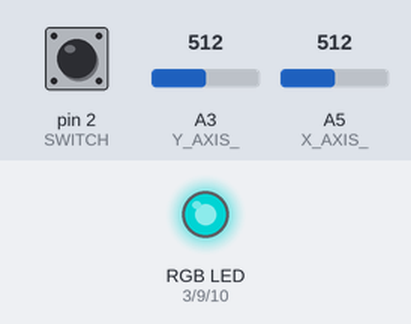
The sketch below on a simulated Arduino Uno, built with avr-gcc and run on an emulated ATmega328P. Shown: an RGB LED mixed from three pins (HIGH = lit). Inputs (shaded band) come from the test bench; at power-on: A3 (Y_AXIS_) = 512, A5 (X_AXIS_) = 512, pin 2 (SWITCH) HIGH. Dim RGB values are drawn brighter than linear.

Above: at 1.2 s.
1.3 s: A3 (Y_AXIS_) set to 716
At 2.0 s:
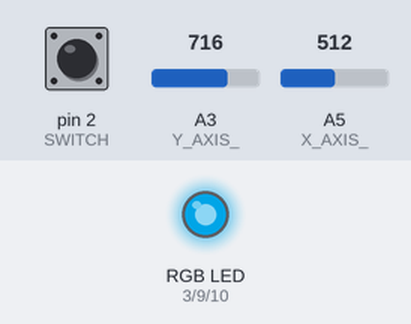
2.8 s: A5 (X_AXIS_) set to 716
At 3.2 s:
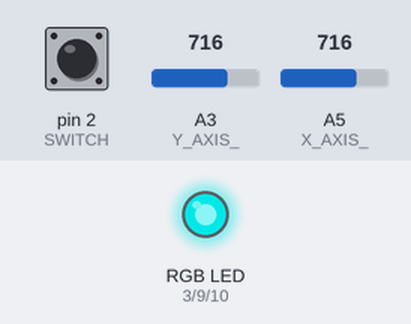
4.3 s: pin 2 (SWITCH) pulled LOW for 0.15 s
At 4.37 s:
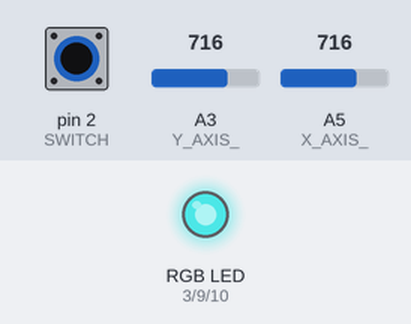
5.9 s: A3 (Y_AXIS_) set to 900
At 6.7 s:
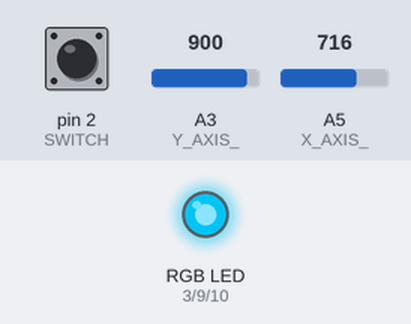
7.4 s: A5 (X_AXIS_) set to 900
At 7.9 s:
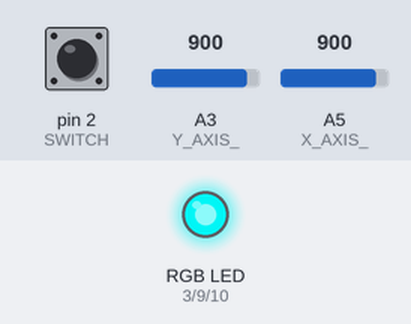
8.9 s: pin 2 (SWITCH) pulled LOW for 1 s
At 9.7 s:
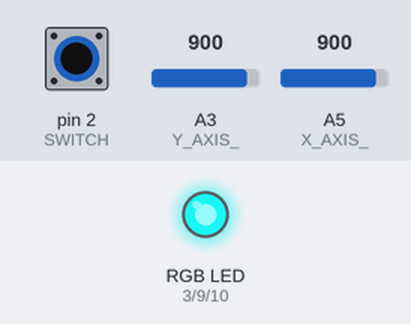
Timing chart, 0 to 11.9 s (numbered marks = the images above; inputs shaded):
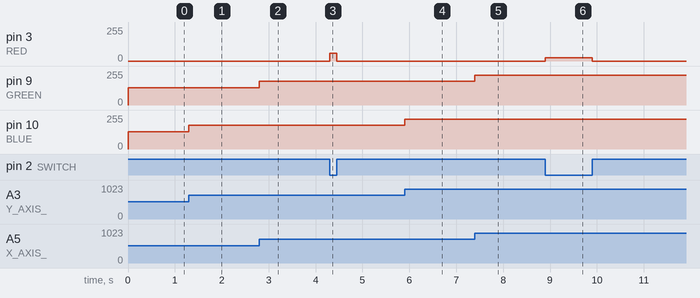

The sketch:

fancy_joystick_blink.ino
```cpp
/** fancy_joystick_LED
 *
 *  Controls an RGB LED (or 3 LEDs) off a joystick, such as the one in the Elegoo Arduino Super Starter Kit.
 *
 *  The red LED is off by default and turns on when the joystick is pushed down; it then scales brighter as the blue and green LEDs dim, and vice versa.
 *
 *  by Nathaniel Hamovitz
 *  2020-03-17
 */

const int RED = 3;
const int GREEN = 9;
const int BLUE = 10;

const int Y_AXIS_ = 3; // Pin A5. On board as `VY`. `Y_AXIS` is a reserved token.
const int X_AXIS_ = 5; // Pin A3. On board as `VX`. `X_AXIS` is a reserved token.
const int SWITCH = 2; // Pin 2. On board as `SW`.

bool pressed;
int green_val;
int blue_val;

// If analogWrite didn't work, would have used this to scale the pot value [0-1023] to a millisecond value [0-1000]
// const double TIMING_SCALAR = 1000 / 1023;

inline double adjustRed(double green, double blue) {
  const double BRIGHTNESS_SCALAR = 255 / sqrt(pow(255, 2) + pow(255, 2));

  const double MAX_RED = 200;
  const double RED_SCALAR = MAX_RED / 255;

  const double raw_blue_green_brightness = sqrt(pow(green, 2) + pow(blue, 2));
  const double blue_green_brightness = raw_blue_green_brightness * BRIGHTNESS_SCALAR;
  const double red_brightness = 255 - blue_green_brightness; // make red dimmer as blue & green increase
  const double dimmer_red = red_brightness * RED_SCALAR;
  return dimmer_red;
}

void setup() {
  // initialize LED pins as outputs
  pinMode(RED  , OUTPUT);
  pinMode(GREEN, OUTPUT);
  pinMode(BLUE , OUTPUT);

  pinMode(SWITCH, INPUT_PULLUP);
  // digitalWrite(SWITCH, HIGH); // connect to Vcc via internal pullup resistor, evidently. Not necessary bc `INPUT_PULLUP` exists and is much more explicit. Hooray!
}

void loop() {
  pressed = digitalRead(SWITCH) == HIGH ? false : true;
  green_val = analogRead(X_AXIS_) / 4;
  blue_val = analogRead(Y_AXIS_) / 4;

  if (pressed) {
    analogWrite(RED, adjustRed(green_val, blue_val));
  } else {
    digitalWrite(RED, LOW);
  }

  analogWrite(GREEN, green_val);
  analogWrite(BLUE, blue_val);
}
```

Measured:
- after the input at 1.3 s, pin 10 (BLUE): 128/255 → 179/255 at once
- after the input at 2.8 s, pin 9 (GREEN): 128/255 → 179/255 at once
- after the input at 4.3 s, pin 3 (RED): 0/255 → 59/255 at once, → 0/255 0.15 s later
- after the input at 5.9 s, pin 10 (BLUE): 179/255 → 225/255 at once
- after the input at 7.4 s, pin 9 (GREEN): 179/255 → 225/255 at once
- after the input at 8.9 s, pin 3 (RED): 0/255 → 23/255 at once, → 0/255 1.0 s later
